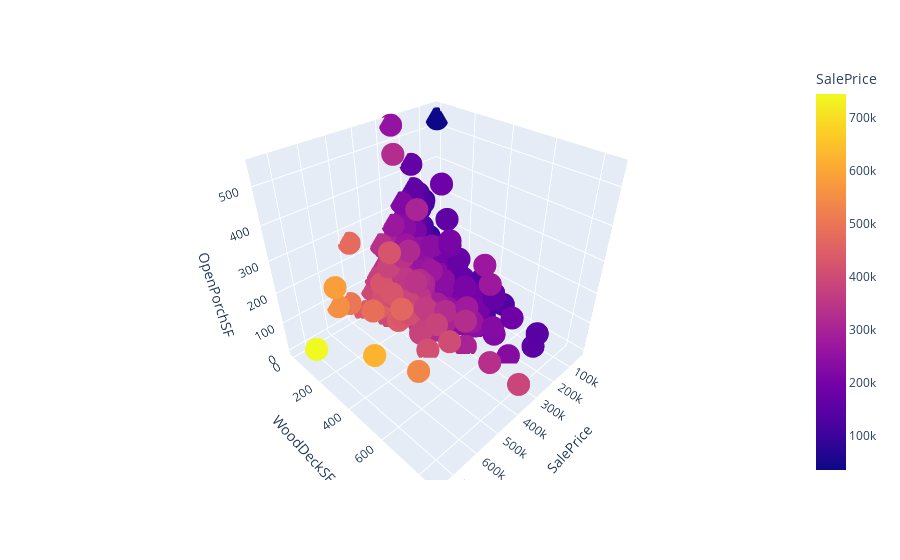

Write notebook code for a chart like this one.
### Code cell
px.scatter_3d(df, x='SalePrice', y='WoodDeckSF', z='OpenPorchSF', color='SalePrice')

### Figure 1 — Plotly figure (JSON) as saved in the notebook; plotly's stock layout.template omitted (floating-point values rounded to 4 significant figures; data arrays with more than 128 entries replaced by an {"elided": "..."} marker saying what was removed)
{"data": [{"hovertemplate": "SalePrice=%{marker.color}<br>WoodDeckSF=%{y}<br>OpenPorchSF=%{z}<extra></extra>", "legendgroup": "", "marker": {"color": {"elided": "1168 int values"}, "coloraxis": "coloraxis", "symbol": "circle"}, "mode": "markers", "name": "", "scene": "scene", "showlegend": false, "type": "scatter3d", "x": {"elided": "1168 int values"}, "y": {"elided": "1168 int values"}, "z": {"elided": "1168 int values"}}], "layout": {"coloraxis": {"colorbar": {"title": {"text": "SalePrice"}}, "colorscale": [[0, "#0d0887"], [0.1111, "#46039f"], [0.2222, "#7201a8"], [0.3333, "#9c179e"], [0.4444, "#bd3786"], [0.5556, "#d8576b"], [0.6667, "#ed7953"], [0.7778, "#fb9f3a"], [0.8889, "#fdca26"], [1, "#f0f921"]]}, "legend": {"tracegroupgap": 0}, "margin": {"t": 60}, "scene": {"domain": {"x": [0, 1], "y": [0, 1]}, "xaxis": {"title": {"text": "SalePrice"}}, "yaxis": {"title": {"text": "WoodDeckSF"}}, "zaxis": {"title": {"text": "OpenPorchSF"}}}}}
